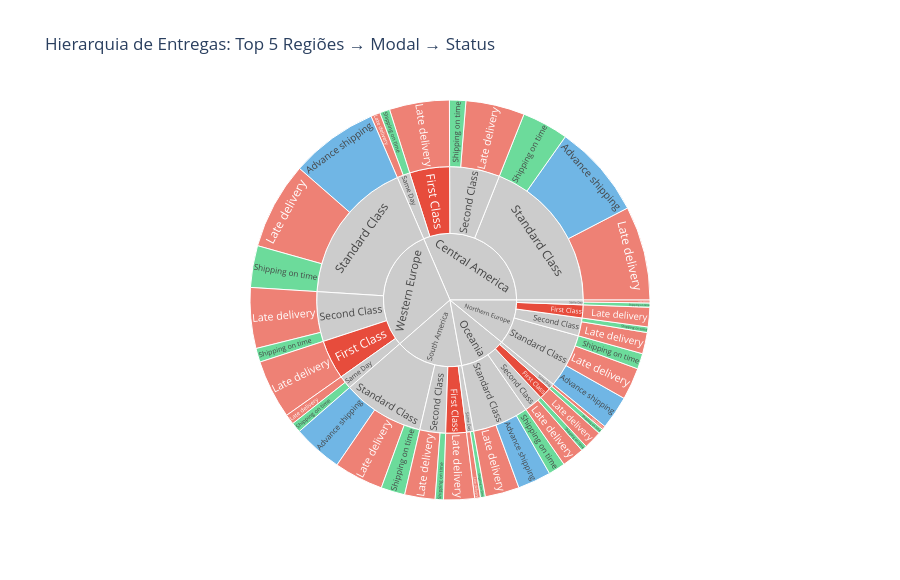

Source (notebook cell):
### Markdown cell above
## 3. Sunburst — Hierarquia de Atrasos: Região → Modal → Status

### Code cell
# Top 5 regiões por volume para não sobrecarregar o gráfico
top_regioes = df_validos['Order Region'].value_counts().head(5).index.tolist()
df_sun = df_validos[df_validos['Order Region'].isin(top_regioes)].copy()

sun_data = df_sun.groupby(['Order Region', 'Shipping Mode', 'Delivery Status']).size().reset_index(name='Pedidos')

fig = px.sunburst(
    sun_data,
    path=['Order Region', 'Shipping Mode', 'Delivery Status'],
    values='Pedidos',
    color='Delivery Status',
    color_discrete_map={
        '(?)': '#cccccc',
        'Late delivery': '#e74c3c',
        'Shipping on time': '#2ecc71',
        'Advance shipping': '#3498db'
    },
    title='Hierarquia de Entregas: Top 5 Regiões → Modal → Status'
)
fig.update_layout(height=580)
fig.show()

### Figure 1 — Plotly figure (JSON) as saved in the notebook; plotly's stock layout.template omitted (floating-point values rounded to 4 significant figures)
{"data": [{"branchvalues": "total", "customdata": [["(?)"], ["(?)"], ["(?)"], ["(?)"], ["(?)"], ["(?)"], ["(?)"], ["(?)"], ["(?)"], ["(?)"], ["(?)"], ["(?)"], ["(?)"], ["(?)"], ["(?)"], ["(?)"], ["(?)"], ["(?)"], ["(?)"], ["(?)"], ["Advance shipping"], ["Advance shipping"], ["Advance shipping"], ["Advance shipping"], ["Advance shipping"], ["Late delivery"], ["Late delivery"], ["Late delivery"], ["Late delivery"], ["Late delivery"], ["Late delivery"], ["Late delivery"], ["Late delivery"], ["Late delivery"], ["Late delivery"], ["Late delivery"], ["Late delivery"], ["Late delivery"], ["Late delivery"], ["Late delivery"], ["Late delivery"], ["Late delivery"], ["Late delivery"], ["Late delivery"], ["Late delivery"], ["Late delivery"], ["Late delivery"], ["Late delivery"], ["Late delivery"], ["Late delivery"], ["Shipping on time"], ["Shipping on time"], ["Shipping on time"], ["Shipping on time"], ["Shipping on time"], ["Shipping on time"], ["Shipping on time"], ["Shipping on time"], ["Shipping on time"], ["Shipping on time"], ["Shipping on time"], ["Shipping on time"], ["Shipping on time"], ["Shipping on time"], ["Shipping on time"]], "domain": {"x": [0.0, 1.0], "y": [0.0, 1.0]}, "hovertemplate": "labels=%{label}<br>Pedidos=%{value}<br>parent=%{parent}<br>id=%{id}<br>Delivery Status=%{customdata[0]}<extra></extra>", "ids": ["Western Europe", "Central America/Same Day", "Central America/Second Class", "Central America/Standard Class", "Northern Europe/Same Day", "Northern Europe/Second Class", "Northern Europe/Standard Class", "Oceania/Second Class", "Oceania/Standard Class", "South America/Same Day", "Oceania/Same Day", "South America/Standard Class", "Oceania", "Northern Europe", "Central America", "South America/Second Class", "Western Europe/Standard Class", "Western Europe/Second Class", "South America", "Western Europe/Same Day", "Central America/Standard Class/Advance shipping", "Northern Europe/Standard Class/Advance shipping", "Western Europe/Standard Class/Advance shipping", "South America/Standard Class/Advance shipping", "Oceania/Standard Class/Advance shipping", "Western Europe/Same Day/Late delivery", "Northern Europe/First Class", "Western Europe/First Class", "South America/First Class", "Central America/First Class", "Western Europe/Standard Class/Late delivery", "Western Europe/Second Class/Late delivery", "Oceania/First Class", "Central America/First Class/Late delivery", "Oceania/First Class/Late delivery", "Central America/Same Day/Late delivery", "Central America/Second Class/Late delivery", "Central America/Standard Class/Late delivery", "Northern Europe/First Class/Late delivery", "Northern Europe/Same Day/Late delivery", "Northern Europe/Second Class/Late delivery", "Northern Europe/Standard Class/Late delivery", "Oceania/Same Day/Late delivery", "Oceania/Second Class/Late delivery", "Western Europe/First Class/Late delivery", "South America/Standard Class/Late delivery", "South America/First Class/Late delivery", "South America/Same Day/Late delivery", "Oceania/Standard Class/Late delivery", "South America/Second Class/Late delivery", "Oceania/Second Class/Shipping on time", "Central America/Same Day/Shipping on time", "Western Europe/Second Class/Shipping on time", "Central America/Second Class/Shipping on time", "South America/Second Class/Shipping on time", "Central America/Standard Class/Shipping on time", "Northern Europe/Same Day/Shipping on time", "South America/Same Day/Shipping on time", "Northern Europe/Second Class/Shipping on time", "Northern Europe/Standard Class/Shipping on time", "South America/Standard Class/Shipping on time", "Oceania/Same Day/Shipping on time", "Oceania/Standard Class/Shipping on time", "Western Europe/Standard Class/Shipping on time", "Western Europe/Same Day/Shipping on time"], "labels": ["Western Europe", "Same Day", "Second Class", "Standard Class", "Same Day", "Second Class", "Standard Class", "Second Class", "Standard Class", "Same Day", "Same Day", "Standard Class", "Oceania", "Northern Europe", "Central America", "Second Class", "Standard Class", "Second Class", "South America", "Same Day", "Advance shipping", "Advance shipping", "Advance shipping", "Advance shipping", "Advance shipping", "Late delivery", "First Class", "First Class", "First Class", "First Class", "Late delivery", "Late delivery", "First Class", "Late delivery", "Late delivery", "Late delivery", "Late delivery", "Late delivery", "Late delivery", "Late delivery", "Late delivery", "Late delivery", "Late delivery", "Late delivery", "Late delivery", "Late delivery", "Late delivery", "Late delivery", "Late delivery", "Late delivery", "Shipping on time", "Shipping on time", "Shipping on time", "Shipping on time", "Shipping on time", "Shipping on time", "Shipping on time", "Shipping on time", "Shipping on time", "Shipping on time", "Shipping on time", "Shipping on time", "Shipping on time", "Shipping on time", "Shipping on time"], "marker": {"colors": ["#cccccc", "#cccccc", "#cccccc", "#cccccc", "#cccccc", "#cccccc", "#cccccc", "#cccccc", "#cccccc", "#cccccc", "#cccccc", "#cccccc", "#cccccc", "#cccccc", "#cccccc", "#cccccc", "#cccccc", "#cccccc", "#cccccc", "#cccccc", "#3498db", "#3498db", "#3498db", "#3498db", "#3498db", "#e74c3c", "#e74c3c", "#e74c3c", "#e74c3c", "#e74c3c", "#e74c3c", "#e74c3c", "#e74c3c", "#e74c3c", "#e74c3c", "#e74c3c", "#e74c3c", "#e74c3c", "#e74c3c", "#e74c3c", "#e74c3c", "#e74c3c", "#e74c3c", "#e74c3c", "#e74c3c", "#e74c3c", "#e74c3c", "#e74c3c", "#e74c3c", "#e74c3c", "#2ecc71", "#2ecc71", "#2ecc71", "#2ecc71", "#2ecc71", "#2ecc71", "#2ecc71", "#2ecc71", "#2ecc71", "#2ecc71", "#2ecc71", "#2ecc71", "#2ecc71", "#2ecc71", "#2ecc71"]}, "name": "", "parents": ["", "Central America", "Central America", "Central America", "Northern Europe", "Northern Europe", "Northern Europe", "Oceania", "Oceania", "South America", "Oceania", "South America", "", "", "", "South America", "Western Europe", "Western Europe", "", "Western Europe", "Central America/Standard Class", "Northern Europe/Standard Class", "Western Europe/Standard Class", "South America/Standard Class", "Oceania/Standard Class", "Western Europe/Same Day", "Northern Europe", "Western Europe", "South America", "Central America", "Western Europe/Standard Class", "Western Europe/Second Class", "Oceania", "Central America/First Class", "Oceania/First Class", "Central America/Same Day", "Central America/Second Class", "Central America/Standard Class", "Northern Europe/First Class", "Northern Europe/Same Day", "Northern Europe/Second Class", "Northern Europe/Standard Class", "Oceania/Same Day", "Oceania/Second Class", "Western Europe/First Class", "South America/Standard Class", "South America/First Class", "South America/Same Day", "Oceania/Standard Class", "South America/Second Class", "Oceania/Second Class", "Central America/Same Day", "Western Europe/Second Class", "Central America/Second Class", "South America/Second Class", "Central America/Standard Class", "Northern Europe/Same Day", "South America/Same Day", "Northern Europe/Second Class", "Northern Europe/Standard Class", "South America/Standard Class", "Oceania/Same Day", "Oceania/Standard Class", "Western Europe/Standard Class", "Western Europe/Same Day"], "type": "sunburst", "values": [25870.0, 1357.0, 5250.0, 16380.0, 502.0, 1879.0, 5666.0, 1965.0, 5887.0, 743.0, 611.0, 8587.0, 9733.0, 9408.0, 27170.0, 2700.0, 15140.0, 5206.0, 14180.0, 1411.0, 6566.0, 2341.0, 6138.0, 3476.0, 2324.0, 708.0, 1361.0, 4107.0, 2154.0, 4185.0, 6089.0, 4236.0, 1270.0, 4185.0, 1270.0, 651.0, 4111.0, 6571.0, 1361.0, 206.0, 1489.0, 2236.0, 263.0, 1562.0, 4107.0, 3437.0, 2154.0, 398.0, 2387.0, 2122.0, 403.0, 706.0, 970.0, 1139.0, 578.0, 3245.0, 296.0, 345.0, 390.0, 1089.0, 1674.0, 348.0, 1176.0, 2916.0, 703.0]}], "layout": {"height": 580, "legend": {"tracegroupgap": 0}, "title": {"text": "Hierarquia de Entregas: Top 5 Regiões → Modal → Status"}}}
